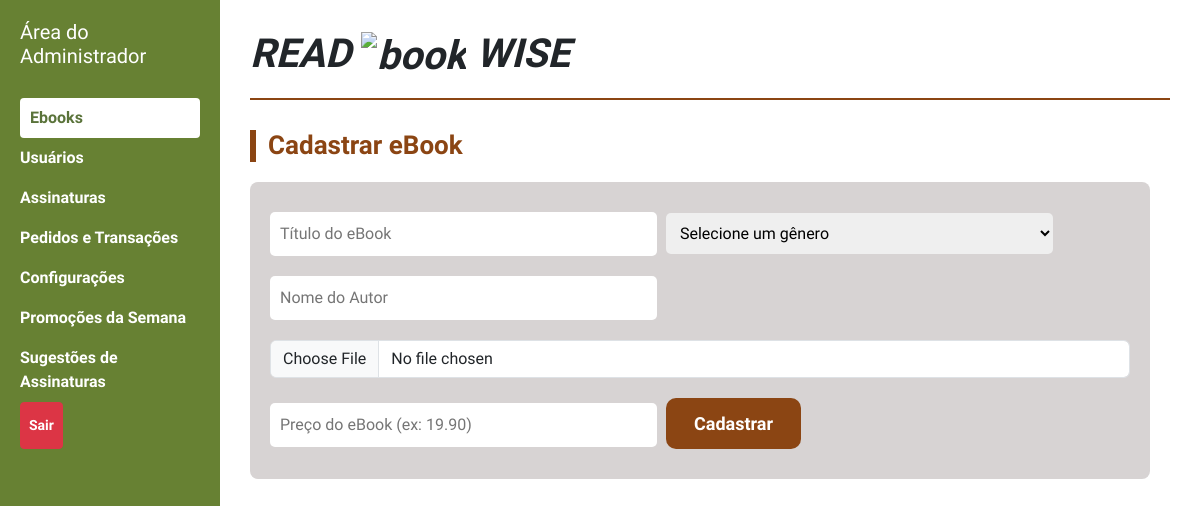
The app's page /ebooks, older data.
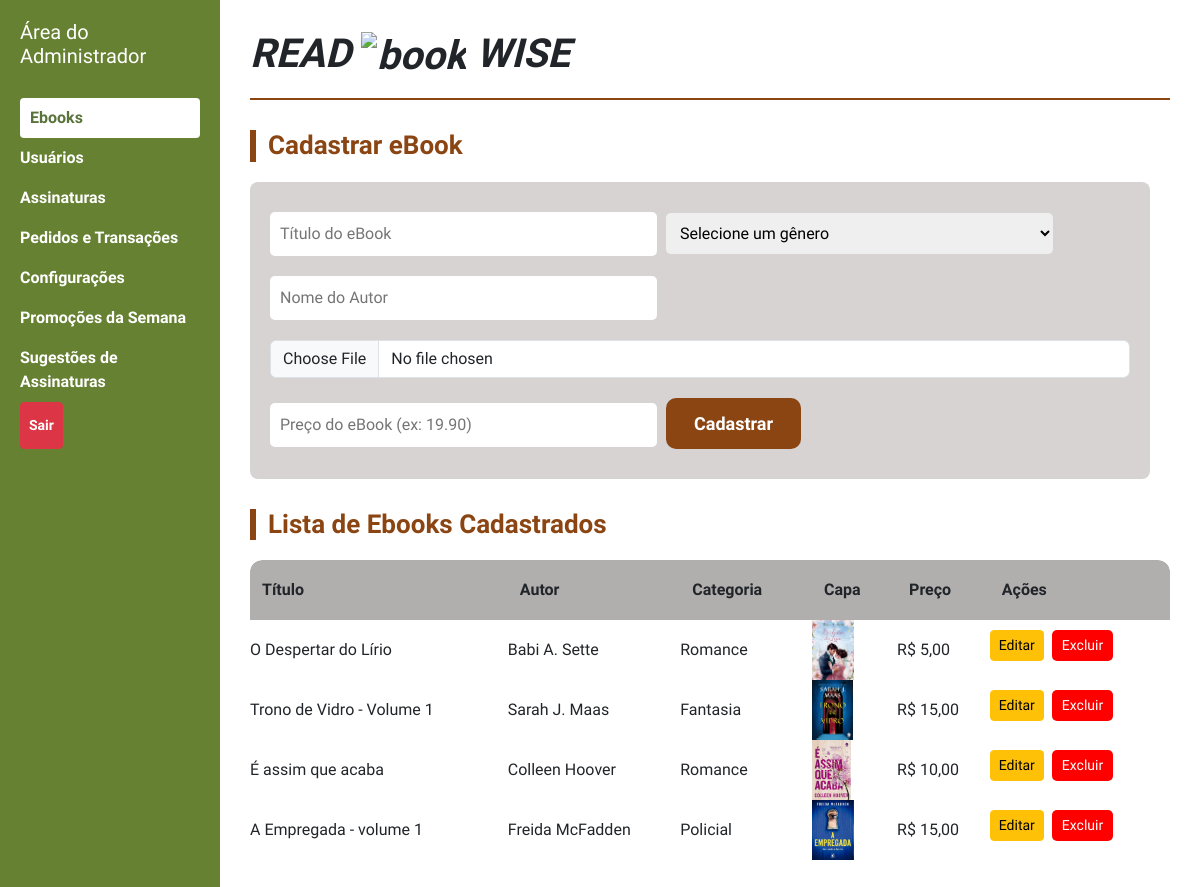
The same page, newer data.
### readWise/models.py (models this page shows, shortened)
class Ebook(models.Model):
    titulo = models.CharField(max_length=200)
    autor = models.CharField(max_length=100)
    categoria = models.CharField(max_length=50)
    capa = models.ImageField(upload_to='capas/', blank=True, null=True)  # Salva em media/capas/
    preco = models.DecimalField(max_digits=6, decimal_places=2)

### readWise/views.py (the view, shortened to what this page needs)
# urls.py: path("ebooks", CadastroEbooks, name="ebooks"),
def CadastroEbooks(request):
    ebooks = Ebook.objects.all()
    return render(request, 'readWise/front/ebooks.html', {'ebooks': ebooks})

### readWise/context_processors.py (called while the page is built)
def configuracoes_globais(request):
    config = ConfiguracaoSistema.objects.first()
    return {
        'config_global': config
    }

### readWise/templates/readWise/front/ebooks.html (shortened to what this page needs)
<!DOCTYPE html>
<html lang="pt-br">
<head>
  {% load static %}
    <link rel="stylesheet" href="https://cdn.jsdelivr.net/npm/bootstrap@5.3.5/dist/css/bootstrap.rtl.min.css">
</head>
<body>
  <div class="sidebar">
    <h2>Área do<br>Administrador</h2>
    <a href="#" class="active">Ebooks</a>
    <a href="{% url 'cadastro_usuarios' %}">Usuários</a>
    <a href="{% url 'assinaturas' %}">Assinaturas</a>
    <a href="{% url 'pedidosEtransacoes' %}">Pedidos e Transações</a>
    <a href="{% url 'configuracoes' %}">Configurações</a>
    <a href="{% url 'promocoes' %}">Promoções da Semana</a>
    <a href="{% url 'sugestoesAssinatura' %}">Sugestões de Assinaturas</a>
    <button class="btn btn-danger btn-sm"><a href="{% url 'index' %}">Sair</a></button>
  </div>
  <div class="conteudo">
    <div class="cabecalho">
      <h1><i>READ</i> <img src="https://cdn-icons-png.flaticon.com/512/29/29302.png" alt="book" width="24"> <i>WISE</i></h1>
    </div>
    <h2 class="titulo-secao">Cadastrar eBook</h2>
    <form method="POST" enctype="multipart/form-data">
      <input type="text" name="titulo" placeholder="Título do eBook" required>
      <select name="categoria" required>
        <option value="">Selecione um gênero</option>
      </select><br>
      <input type="text" name="autor" placeholder="Nome do Autor" required>
      <input type="file" class="form-control" id="inputGroupFile04" aria-describedby="inputGroupFileAddon04" aria-label="Upload" name="capa" accept="image/*" required>
      <input type="number" name="preco" placeholder="Preço do eBook (ex: 19.90)" step="0.01" min="0" required>
      <button type="submit">Cadastrar</button>
    </form>
      {% if ebooks %}
      <div class="tabela-wrapper" style="display: block;">
        <h2 class="titulo-secao">Lista de Ebooks Cadastrados</h2>
        <table>
          <thead>
            <tr>
              <th>Título</th>
              <th>Autor</th>
              <th>Categoria</th>
              <th>Capa</th>
              <th>Preço</th>
              <th>Ações</th>
            </tr>
          </thead>
          <tbody id="tabelaEbooks">
            {% for ebook in ebooks %}
            <tr>
              <td>{{ ebook.titulo }}</td>
              <td>{{ ebook.autor }}</td>
              <td>{{ ebook.categoria }}</td>
              <td>
                {% if ebook.capa %}
                  <img src="{{ ebook.capa.url }}" alt="Capa" style="height:60px;">
                {% else %}
                  <span>Sem capa</span>
                {% endif %}
              </td>
              <td>R$ {{ ebook.preco }}</td>
                <td class="acoes">
                <a href="{% url 'editar_ebook' ebook.id %}" class="btn btn-warning btn-sm">Editar</a>
                <form method="POST" action="{% url 'excluir_ebook' ebook.id %}" style="display:inline;">
                <button type="submit" class="btn btn-danger btn-sm">Excluir</button>
            </form>
          </td>
        </tr>
      {% endfor %}
    </tbody>
  </table>
</div>
{% endif %}
</div>
</body>
</html>

Row changes from the older to the newer data that the page shows:
added Ebook: titulo "O Despertar do Lírio", autor "Babi A. Sette", categoria "Romance", capa (picture), preco "5,00"
added Ebook: titulo "Trono de Vidro - Volume 1", autor "Sarah J. Maas", categoria "Fantasia", capa (picture), preco "15,00"
added Ebook: titulo "É assim que acaba", autor "Colleen Hoover", categoria "Romance", capa (picture), preco "10,00"
added Ebook: titulo "A Empregada - volume 1", autor "Freida McFadden", categoria "Policial", capa (picture), preco "15,00"
Text that changed along with them:
text now shown: "Lista de Ebooks Cadastrados Título Autor Categoria Capa Preço Ações"
